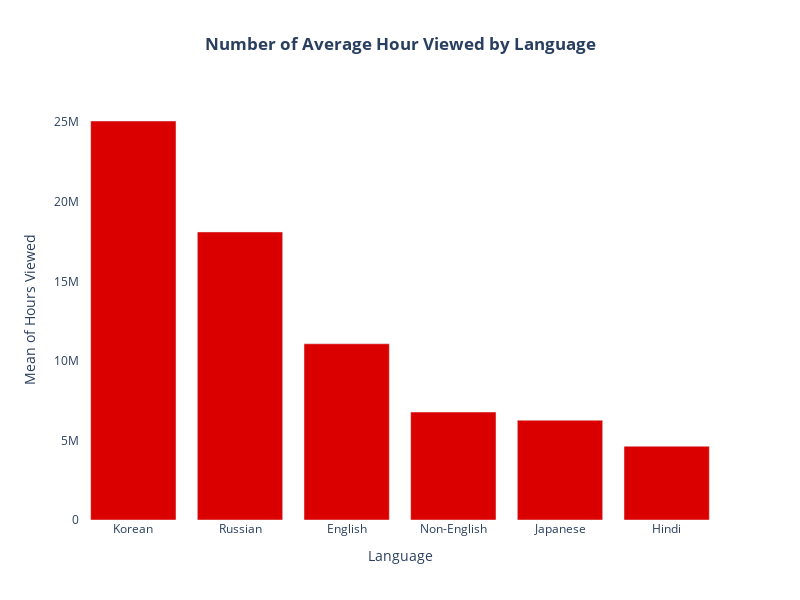

Notebook cell for this chart:
### Code cell
# avg
plot_bar_chart_univariate_y_col(df.groupby('Language Indicator').agg({'Hours Viewed': 'mean'}).reset_index(), 
                          'Language Indicator', 
                          'Hours Viewed',
                          'Number of Average Hour Viewed by Language', 'Language', 'Mean of Hours Viewed')

### Figure 1 — Plotly figure (JSON) as saved in the notebook; plotly's stock layout.template omitted (floating-point values rounded to 4 significant figures)
{"data": [{"marker": {"color": "#db0000"}, "type": "bar", "x": ["Korean", "Russian", "English", "Non-English", "Japanese", "Hindi"], "y": [25070000.0, 18100000, 11070000.0, 6783000.0, 6267000.0, 4636000.0]}], "layout": {"height": 600, "paper_bgcolor": "rgba(0,0,0,0)", "plot_bgcolor": "rgba(0,0,0,0)", "title": {"text": "<b>Number of Average Hour Viewed by Language</b>", "x": 0.5, "xanchor": "center"}, "width": 800, "xaxis": {"showgrid": false, "title": {"text": "Language"}}, "yaxis": {"showgrid": false, "title": {"text": "Mean of Hours Viewed"}}}}
